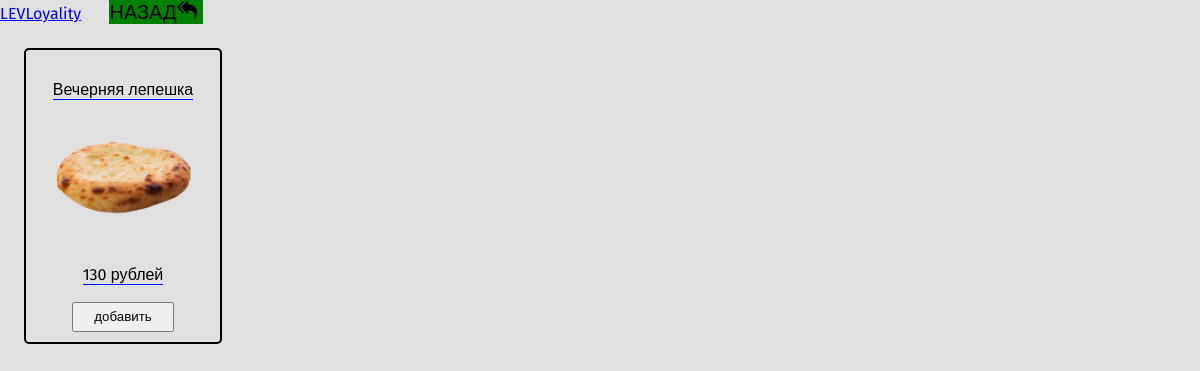
/product.php?id=2, run on the app's committed database.
### tables this page shows
CREATE TABLE `productcategory` (
  `catId` int(11) NOT NULL,
  `productId` int(11) NOT NULL
);

CREATE TABLE `products` (
  `productId` int(11) NOT NULL,
  `productName` varchar(255) NOT NULL,
  `productImage` varchar(255) NOT NULL,
  `productPrice` int(11) NOT NULL
);

### product.php (the view, shortened to what this page needs)
<?
require 'connection.php';
$catId = $_GET['id'];
$query = mysqli_query($link, "SELECT products.`productId`, `productName`, `productImage`, `productPrice`, productcategory.`catId` FROM `products`, `productcategory` WHERE productcategory.`catId` = $catId AND products.`productId` = productcategory.`productId`;");
?>
<!DOCTYPE html>
<html>
<head>
	<link rel="stylesheet" type="text/css" href="styles/style_buy.css">
</head>
<body>
<div class="wrapper">
	<a href="count.php">LEVLoyality</a>
	<a class="back" href="index.php">НАЗАД<img src="/icons/back.png"></a>
	<div class="content">
			<?
			while ($queryResult = mysqli_fetch_assoc($query)) {
				?>
				<form action="" method="POST">
					<div class="category" style="margin-right: unset">
						<p class="title"><? echo $queryResult['productName']; ?></p>
						<img src="img/food/<?echo $queryResult['productImage']?>.png">
						<p class="title" style="margin-top: 7%;"><? echo $queryResult['productPrice'] . ' рублей'; ?></p>
						<input type="submit" style="padding: 5px 20px; margin-top: 10%;" name="buy" value="добавить">
					</div>
				</form>
				<?
			}
			?>
	</div>
</div>
</body>
</html>

### styles/style_buy.css (style rules this page uses)
* { margin: 0; padding: 0; font-family: 'Fira Sans', sans-serif; }
html, body, .wrapper { height: 100%; }
.wrapper { background-color: #E0E0E0; }
a.back { margin-left: 2%; font-size: 20px; text-decoration: none; color: black; background-color: green; }
a.back > img { width: 20px; margin-right: 0.5%; }
div.content { padding: 2%; display: flex; flex-flow: row wrap; justify-content: flex-start; align-items: flex-start; }
form { display: flex; margin-right: 1%; flex-flow: row wrap; justify-content: flex-start; align-items: flex-start; }
div.category { display: flex; flex-flow: column; align-items: center; justify-content: flex-start; border: 2px solid black; border-radius: 5px; padding: 10px; }
div.category > p.title { border-bottom: 1px solid blue; }
div.category > img { margin-top: 10%; width: 135px; border-radius: 10px; }

### product.php (style rules this page uses)
div.category { margin-right: 2%; display: flex; flex-flow: column; align-items: center; justify-content: flex-start; border: 2px solid black; border-radius: 5px; padding: 10px; }

### data on the page
productcategory: productId.productName "Вечерняя лепешка", productId.productImage (picture), productId.productPrice "130"
